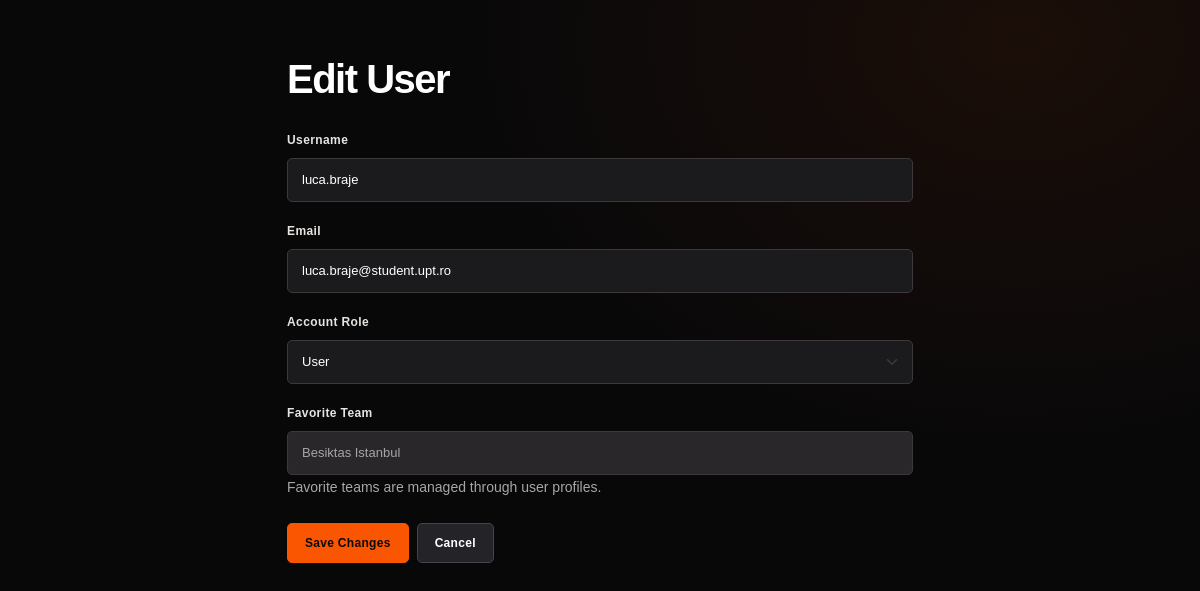
Screenshot of /admin/users/6/edit (signed in) with the database file from the repository.
### models/users.py (models this page shows)
class User(UserMixin, db.Model):
    id = db.Column(db.Integer, primary_key=True)
    username = db.Column(
        db.String(50),
        unique=True,
        nullable=False
    )
    email = db.Column(
        db.String(120),
        unique=True,
        nullable=False
    )
    password_hash = db.Column(
        db.String(255),
        nullable=False
    )
    role = db.Column(
        db.String(20),
        nullable=False,
        default="user"
    )
    favorite_team_id = db.Column(
    db.Integer,
    db.ForeignKey("team.id"),
    nullable=True
)
    favorite_team = db.relationship(
        "Team",
        foreign_keys=[favorite_team_id]
    )

### models/teams.py (models this page shows)
class Team(db.Model):
    id = db.Column(db.Integer, primary_key=True)
    name = db.Column(db.String(100), unique=True, nullable=False)
    country = db.Column(db.String(100))
    record = db.Column(db.String(20))
    image_url = db.Column(db.String(500))
    biography = db.Column(db.Text, nullable=True)
    players = db.relationship("Player", backref="team", lazy=True)
    pictures = db.relationship("TeamPicture", backref="team", lazy=True)

### routes/admin.py (the view, shortened to what this page needs)
@admin_required
def admin_edit_user(user_id):
    user = db.get_or_404(User, user_id)
    return render_template(
        "admin_user_form.html",
        user=user,
        csrf_token=admin_user_csrf_token()
    )

### app.py (called while the page is built)
@login_manager.user_loader
def load_user(user_id):
    return db.session.get(User, int(user_id))

@app.context_processor
def inject_admin_form_token():
    return {"admin_form_token": admin_form_token}

### routes/admin.py (called while the page is built)
def admin_user_csrf_token():
    if "admin_user_csrf" not in session:
        session["admin_user_csrf"] = secrets.token_urlsafe(32)
    return session["admin_user_csrf"]

### routes/security.py (called while the page is built)
def admin_required(f):
    @wraps(f)
    @login_required
    def decorated_function(*args, **kwargs):
        if current_user.role != "admin":
            abort(403)
        return f(*args, **kwargs)
    return decorated_function

### templates/admin_user_form.html (shortened to what this page needs)
<!DOCTYPE html>
<html lang="en">
<head>
    <link href="https://cdn.jsdelivr.net/npm/bootstrap@5.3.3/dist/css/bootstrap.min.css"
          rel="stylesheet">
    <link rel="stylesheet"
      href="{{ url_for('static', filename='css/admin.css') }}">
</head>
<body class="admin-page">
        <main class="container py-5" style="max-width:650px;">
        <h1 class="mb-4">Edit User</h1>
        <form method="POST"
              action="{{ url_for('admin_edit_user', user_id=user.id) }}">
            <div class="mb-3">
                <label class="form-label">Username</label>
                <input type="text" name="username"
                       class="form-control"
                       value="{{ user.username }}"
                       maxlength="50" required>
            </div>
            <div class="mb-3">
                <label class="form-label">Email</label>
                <input type="email" name="email"
                       class="form-control"
                       value="{{ user.email }}"
                       maxlength="120" required>
            </div>
            <div class="mb-3">
                <label class="form-label">Account Role</label>
                <select name="role" class="form-select"
                        {% if user.id == current_user.id %}disabled{% endif %}>
                    <option value="user"
                        {% if user.role == 'user' %}selected{% endif %}>
                        User
                    </option>
                </select>
            </div>
            <div class="mb-3">
                <label class="form-label">Favorite Team</label>
                <input type="text" class="form-control"
                       value="{{ user.favorite_team.name if user.favorite_team else 'Not selected' }}"
                       disabled>
                <small class="text-muted">
                    Favorite teams are managed through user profiles.
                </small>
            </div>
            <div class="d-flex gap-2 mt-4">
                <button type="submit" class="btn btn-success">
                    Save Changes
                </button>
                <a href="{{ url_for('admin_users') }}"
                   class="btn btn-secondary">
                    Cancel
                </a>
            </div>
        </form>
    </main>
</body>
</html>

### static/css/admin.css (style rules this page uses)
.admin-page { --admin-orange: #fa5500; --admin-orange-light: #ff893e; --admin-black: #080809; --admin-surface: #141416; --admin-border: #30292a; --admin-text: #f7f5f2; --admin-muted: #aaa6a3; min-height: 100vh; margin: 0; background: radial-gradient(ellipse at 85% 5%, rgba(250,85,0,.08), transparent 40%), #080809; color: var(--admin-text); font-family: Arial, Helvetica, sans-serif; }
.admin-page main.container:not(.admin-main) { padding-top: 55px !important; padding-bottom: 90px !important; }
.admin-page main h1 { color: #fff; font-weight: 900; letter-spacing: -1.5px; }
.admin-page .text-muted, .admin-page small { color: var(--admin-muted) !important; }
.admin-page .btn { border-radius: 5px; padding: 10px 17px; font-size: 12px; font-weight: 800; letter-spacing: .3px; transition: .2s ease; }
.admin-page .btn-primary, .admin-page .btn-success { background: var(--admin-orange); border-color: var(--admin-orange); color: #090909; }
.admin-page .btn-secondary { background: #242428; border-color: #48434a; color: #fff; }
.admin-page .form-label { margin-bottom: 9px; color: #e8e4e1; font-size: 12px; font-weight: 800; letter-spacing: .4px; }
.admin-page .form-control, .admin-page .form-select { min-height: 44px; padding: 10px 14px; border: 1px solid #3d383b; border-radius: 5px; background-color: #1b1b1e; color: #fff; font-size: 13px; }
.admin-page .form-control::placeholder { color: #858087; }
.admin-page .form-control:disabled, .admin-page .form-select:disabled { background: #29272a; color: #a8a3a5; opacity: 1; }
.admin-page .form-select { color-scheme: dark; }

### rows the page displays
User: username "luca.braje", email "luca.braje@student.upt.ro", role "User"
Team: favorite_team "Besiktas Istanbul"
